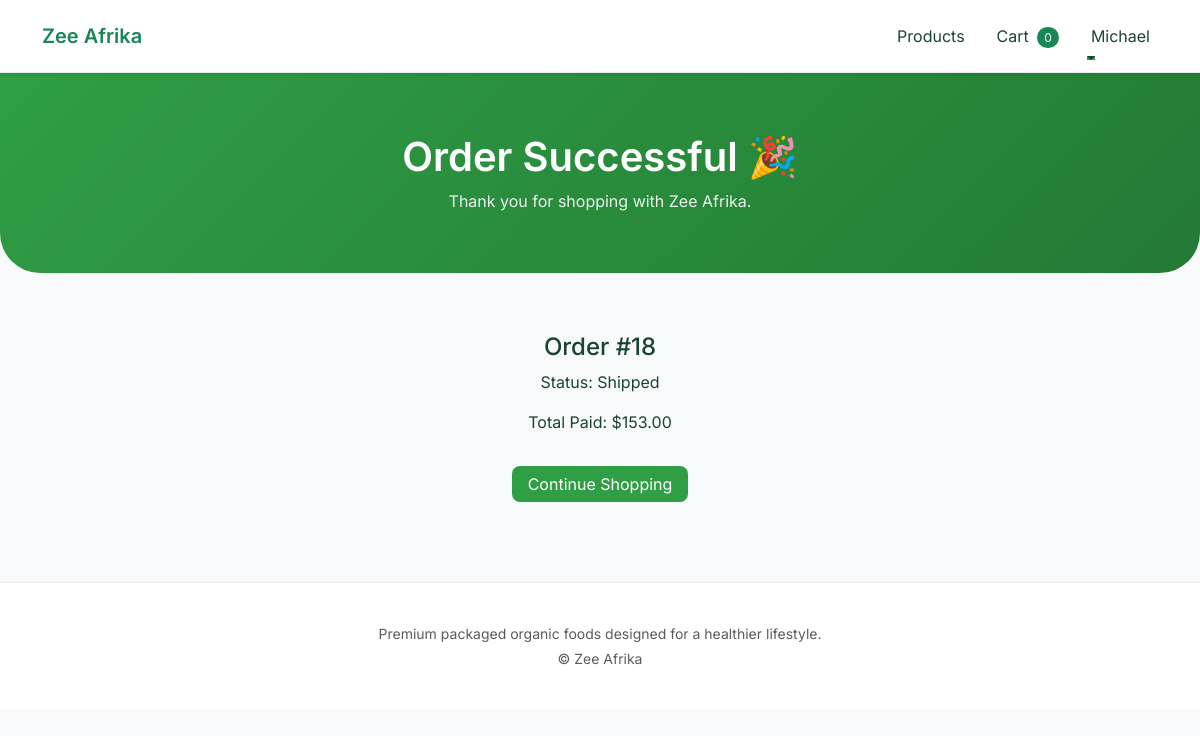
The app's page /order/success/18/ (signed in) with its own data.
### accounts/models.py (models this page shows, shortened)
class CustomUser(AbstractBaseUser, PermissionsMixin):
    email = models.EmailField(unique=True)
    first_name = models.CharField(max_length=30, blank=True)
    last_name = models.CharField(max_length=30, blank=True)
    is_active = models.BooleanField(default=True)
    is_staff = models.BooleanField(default=False)
    objects = CustomUserManager()
    USERNAME_FIELD = 'email'
    REQUIRED_FIELDS = []

### main/models.py (models this page shows, shortened)
class Order(models.Model):
    STATUS_CHOICES = [
        ('pending', 'Pending'),
        ('processing', 'Processing'),
        ('shipped', 'Shipped'),
        ('completed', 'Completed'),
        ('cancelled', 'Cancelled'),
    ]
    user = models.ForeignKey(
        settings.AUTH_USER_MODEL,
        on_delete=models.CASCADE
    )
    shipping_address = models.ForeignKey(
        ShippingAddress,
        on_delete=models.SET_NULL,
        null=True
    )
    status = models.CharField(
        max_length=20,
        choices=STATUS_CHOICES,
        default='pending'
    )
    total_amount = models.DecimalField(
        max_digits=10,
        decimal_places=2,
        default=0
    )
    created_at = models.DateTimeField(auto_now_add=True)
    is_paid = models.BooleanField(default=False)
    custom_id = models.CharField(max_length=20, unique=True, blank=True, null=True)

### main/views.py (the view)
# urls.py: path("order/success/<int:order_id>/", views.order_success, name="order_success"),
@login_required
def order_success(request, order_id):
    order = get_object_or_404(Order, id=order_id, user=request.user)
    return render(request, "main/order_success.html", {"order": order})

### main/context_processors.py (called while the page is built)
def cart_count(request):
    if request.user.is_authenticated:
        cart, created = Cart.objects.get_or_create(user=request.user)
        count = sum(item.quantity for item in cart.items.all())
    else:
        count = 0
    return {
        "cart_count": count
    }

### main/templates/main/order_success.html
{% extends "main/base.html" %} {% block title %}Order Successful{% endblock %}
{% block content %}
<section class="hero hero-small text-center">
  <div class="container">
    <h1>Order Successful 🎉</h1>
    <p>Thank you for shopping with Zee Afrika.</p>
  </div>
</section>
<div class="container text-center my-5">
  <h4>Order #{{ order.id }}</h4>
  <p>Status: {{ order.get_status_display }}</p>
  <p>Total Paid: ${{ order.total_amount }}</p>
  <a href="{% url 'product_list' %}" class="btn btn-green mt-3">
    Continue Shopping
  </a>
</div>
{% endblock %}

### main/templates/main/base.html (shortened to what this page needs)
{% load static %}
<!doctype html>
<html lang="en">
  <head>
    <link
      href="https://cdn.jsdelivr.net/npm/bootstrap@5.3.2/dist/css/bootstrap.min.css"
      rel="stylesheet"
    />
    <link rel="stylesheet" href="{% static 'main/css/style.css' %}" />
  </head>
  <body>
    <nav class="navbar navbar-expand-lg navbar-light bg-white shadow-sm py-3">
      <div class="container">
        <a class="navbar-brand" href="{% url 'index' %}">Zee Afrika</a>
        <div class="collapse navbar-collapse" id="navbarNav">
          <ul class="navbar-nav ms-auto">
            <li class="nav-item">
              <a class="nav-link" href="{% url 'product_list' %}">Products</a>
            </li>
            <li class="nav-item ms-lg-3">
              <a class="nav-link" href="{% url 'cart_detail' %}">
                Cart
                <span class="cart-badge ms-1"
                  >{{ cart_count|default:'0' }}</span
                >
              </a>
            </li>
            {% if request.user.is_authenticated %}
            <li class="nav-item dropdown ms-lg-3">
              <a
                class="nav-link dropdown-toggle"
                href="#"
                role="button"
                data-bs-toggle="dropdown"
              >
                {{ request.user.first_name|default:request.user.email }}
              </a>
            </li>
            {% else %}
            <li class="nav-item ms-lg-3">
              <a class="btn btn-success btn-sm" href="{% url 'login' %}">
                Login
              </a>
            </li>
            {% endif %}
          </ul>
        </div>
      </div>
    </nav>
    <main>{% block content %} {% endblock %}</main>
    <footer>
      <div class="container text-center">
        <p class="text-muted small mb-1">
          Premium packaged organic foods designed for a healthier lifestyle.
        </p>
        <p class="text-muted small mb-0">© {{ now|date:'Y' }} Zee Afrika</p>
      </div>
    </footer>
  </body>
</html>

### main/static/main/css/style.css (style rules this page uses)
:root { --primary: #2f9e44; --primary-dark: #237a35; --bg-light: #f6fff8; --text-dark: #1b4332; }
* { font-family: "Inter", sans-serif; }
body { background: var(--bg-light); color: var(--text-dark); opacity: 0; transition: opacity 0.4s ease-in-out; }
body.loaded { opacity: 1; }
.navbar { background: white; border-bottom: 1px solid #e9ecef; transition: 0.3s ease; }
.navbar-brand { font-weight: 600; color: var(--primary) !important; }
.nav-link { color: var(--text-dark) !important; position: relative; }
.nav-link::after { content: ""; height: 2px; width: 0; background: var(--primary); position: absolute; bottom: -4px; left: 0; transition: 0.3s ease; }
.hero { background: linear-gradient(135deg, #2f9e44, #237a35); color: white; padding: 80px 20px; border-radius: 0 0 40px 40px; margin-bottom: 60px; }
.hero h1 { font-weight: 600; }
.hero p { opacity: 0.9; max-width: 600px; margin: 0 auto; }
.hero-small { padding: 60px 20px; }
.navbar-collapse { transition: all 0.4s ease; }
.btn-green { background: var(--primary); color: white; border-radius: 8px; border: none; padding: 6px 16px; transition: 0.3s ease; }
.cart-badge { background: var(--primary); color: white; border-radius: 50%; padding: 4px 8px; font-size: 12px; margin-left: 4px; }

### main/templates/main/base.html (style rules this page uses)
body { font-family: "Inter", sans-serif; background: #f8f9fa; }
.navbar-brand { font-weight: 600; color: #198754 !important; }
.cart-badge { background: #198754; color: white; font-size: 12px; padding: 3px 7px; border-radius: 50px; }
footer { background: #fff; border-top: 1px solid #eee; padding: 40px 0; margin-top: 80px; }

### records on screen
CustomUser: user.first_name "Michael"
Order: id "18", status "Shipped", total_amount "153.00"

### other values on screen
{{ cart_count|default:'0' }} "0"
